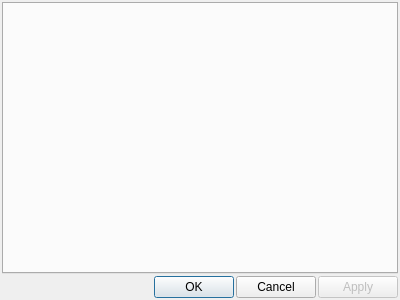
<?xml version="1.0" encoding="UTF-8"?>
<ui version="4.0">
 <class>DialogIrcSettings</class>
 <widget class="QDialog" name="DialogIrcSettings">
  <property name="geometry">
   <rect>
    <x>0</x>
    <y>0</y>
    <width>400</width>
    <height>300</height>
   </rect>
  </property>
  <property name="windowTitle">
   <string>Irc Settings</string>
  </property>
  <property name="windowIcon">
   <iconset resource="../Resource.qrc">
    <normaloff>:/Resource/Generic/Settings.png</normaloff>:/Resource/Generic/Settings.png</iconset>
  </property>
  <layout class="QVBoxLayout" name="verticalLayout">
   <property name="spacing">
    <number>2</number>
   </property>
   <property name="margin">
    <number>2</number>
   </property>
   <item>
    <widget class="QTabWidget" name="tabWidgetSettings"/>
   </item>
   <item>
    <layout class="QHBoxLayout" name="horizontalLayout">
     <property name="spacing">
      <number>2</number>
     </property>
     <item>
      <spacer name="horizontalSpacer">
       <property name="orientation">
        <enum>Qt::Horizontal</enum>
       </property>
       <property name="sizeHint" stdset="0">
        <size>
         <width>40</width>
         <height>20</height>
        </size>
       </property>
      </spacer>
     </item>
     <item>
      <widget class="QPushButton" name="pushButtonOK">
       <property name="text">
        <string>OK</string>
       </property>
      </widget>
     </item>
     <item>
      <widget class="QPushButton" name="pushButtonCancel">
       <property name="text">
        <string>Cancel</string>
       </property>
      </widget>
     </item>
     <item>
      <widget class="QPushButton" name="pushButtonApply">
       <property name="enabled">
        <bool>false</bool>
       </property>
       <property name="text">
        <string>Apply</string>
       </property>
      </widget>
     </item>
    </layout>
   </item>
  </layout>
 </widget>
 <resources>
  <include location="../Resource.qrc"/>
 </resources>
 <connections>
  <connection>
   <sender>pushButtonCancel</sender>
   <signal>clicked()</signal>
   <receiver>DialogIrcSettings</receiver>
   <slot>reject()</slot>
   <hints>
    <hint type="sourcelabel">
     <x>271</x>
     <y>275</y>
    </hint>
    <hint type="destinationlabel">
     <x>199</x>
     <y>149</y>
    </hint>
   </hints>
  </connection>
 </connections>
</ui>
